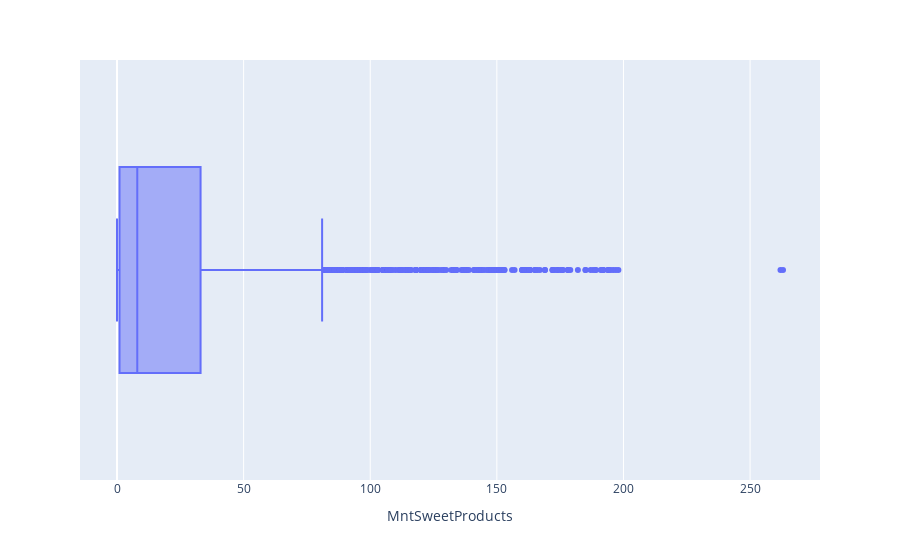

Source (notebook cell):
### Markdown cell above
### 3. MntSweetProducts

### Code cell
px.box(data_frame = data, x = 'MntSweetProducts')

### Figure 1 — Plotly figure (JSON) as saved in the notebook; plotly's stock layout.template omitted (floating-point values rounded to 4 significant figures; data arrays with more than 128 entries replaced by an {"elided": "..."} marker saying what was removed)
{"data": [{"alignmentgroup": "True", "hovertemplate": "MntSweetProducts=%{x}<extra></extra>", "legendgroup": "", "marker": {"color": "#636efa"}, "name": "", "notched": false, "offsetgroup": "", "orientation": "h", "showlegend": false, "type": "box", "x": {"elided": "2236 int values"}, "x0": " ", "xaxis": "x", "y0": " ", "yaxis": "y"}], "layout": {"autosize": true, "boxmode": "group", "legend": {"tracegroupgap": 0}, "margin": {"t": 60}, "xaxis": {"anchor": "y", "autorange": true, "domain": [0, 1], "range": [-14.61, 277.6], "title": {"text": "MntSweetProducts"}, "type": "linear"}, "yaxis": {"anchor": "x", "autorange": true, "domain": [0, 1], "range": [-0.5, 0.5], "type": "category"}}}
